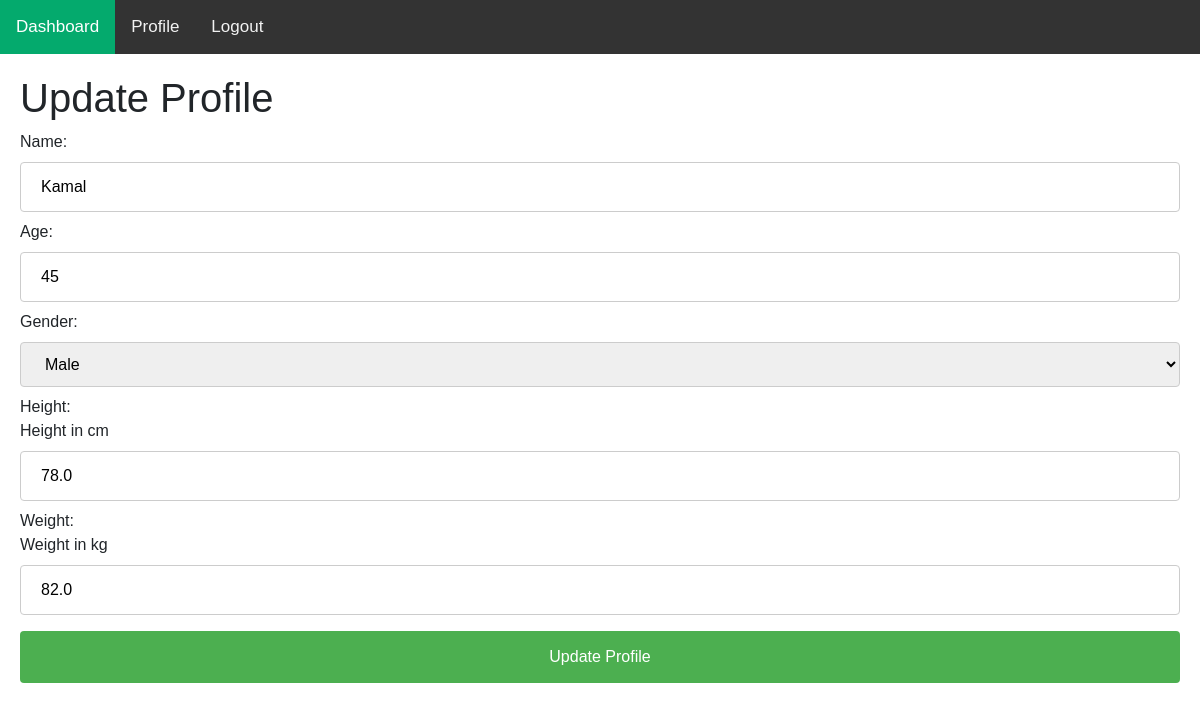
Page /profile_update/ (signed in) on the committed database.
### CalorieCounterApp/models.py (models this page shows, shortened)
class UserProfileModel(models.Model):
    GENDER_TYPES = [
        ('Male','Male'),
        ('Female','Female'),
    ]
    user = models.OneToOneField(AuthUserModel, on_delete=models.CASCADE, null=True, related_name='profile_user')
    Name = models.CharField(max_length=200, null=True)
    Age = models.PositiveIntegerField(null=True)
    Gender = models.CharField(choices=GENDER_TYPES, max_length=20, null=True)
    Height = models.FloatField(null=True, help_text='Height in cm')
    Weight = models.FloatField(null=True, help_text='Weight in kg')

### CalorieCounterApp/views.py (the view)
# urls.py: path('profile_update/',profile_update, name='profile_update'),
def profile_update(request):
    current_user = request.user
    user_data = UserProfileModel.objects.get(user = current_user)
    if request.method == 'POST':
        profile_form = UserProfileForm(request.POST, instance=user_data)
        if profile_form.is_valid():
            profile_form.save()
            return redirect('profile_view')
    else:
        profile_form = UserProfileForm(instance=user_data)
    context = {
        'profile_form': profile_form
    }
    return render(request, 'profile_update.html', context)

### CalorieCounterApp/forms.py
class UserProfileForm(forms.ModelForm):
    class Meta:
        model = UserProfileModel
        fields = ['Name','Age', 'Gender', 'Height','Weight']

### CalorieCounterApp/templates/profile_update.html (shortened to what this page needs)
{% extends 'master/base.html' %}
{% block content %}
<div class="profile-form">
    <h1>Update Profile</h1>
    <form action="" method="POST">
        {{profile_form}}
        <input type="submit" value="Update Profile">
    </form>
</div>
{% endblock content %}

### CalorieCounterApp/templates/master/base.html (style rules this page uses)
body { margin: 0; font-family: Arial, Helvetica, sans-serif; }
input[type=text], input[type=email], input[type=number], input[type=password], select { width: 100%; padding: 12px 20px; margin: 8px 0; display: inline-block; border: 1px solid #ccc; border-radius: 4px; box-sizing: border-box; }
input[type=submit] { width: 100%; background-color: #4CAF50; color: white; padding: 14px 20px; margin: 8px 0; border: none; border-radius: 4px; cursor: pointer; }
.profile-form { padding: 20px; }

### rows in the picture
UserProfileModel: Name "Kamal", Age "45", Gender "Male", Height "78.0", Weight "82.0"
